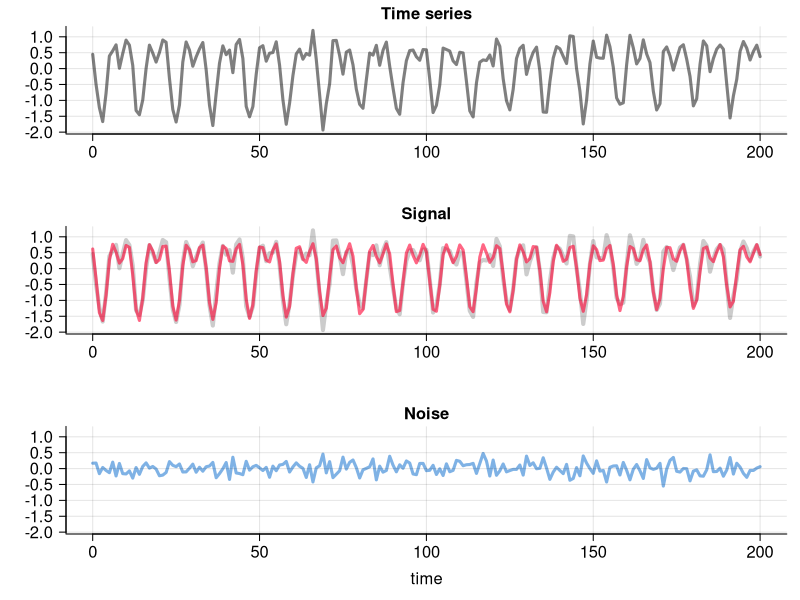
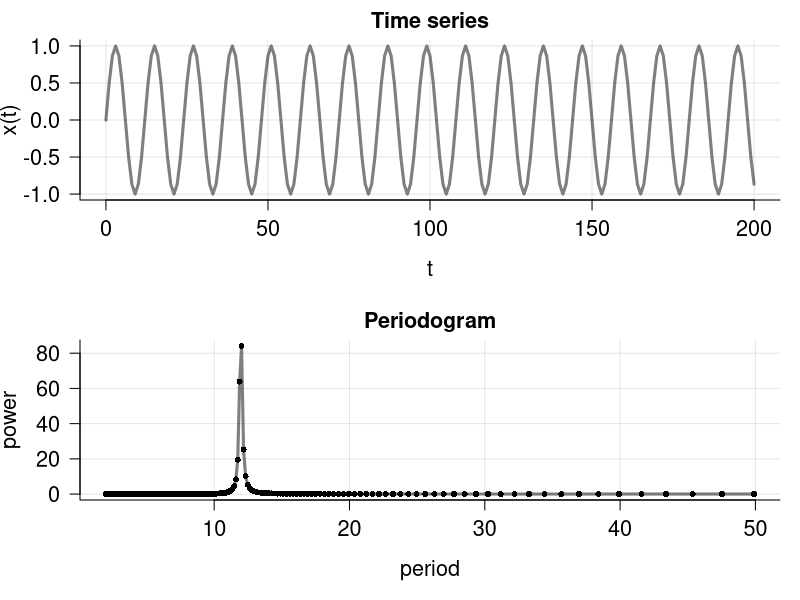
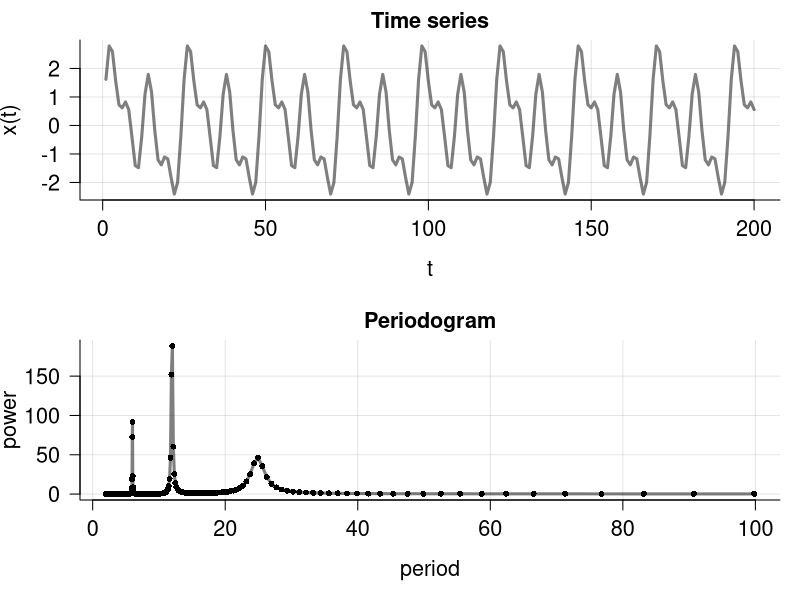
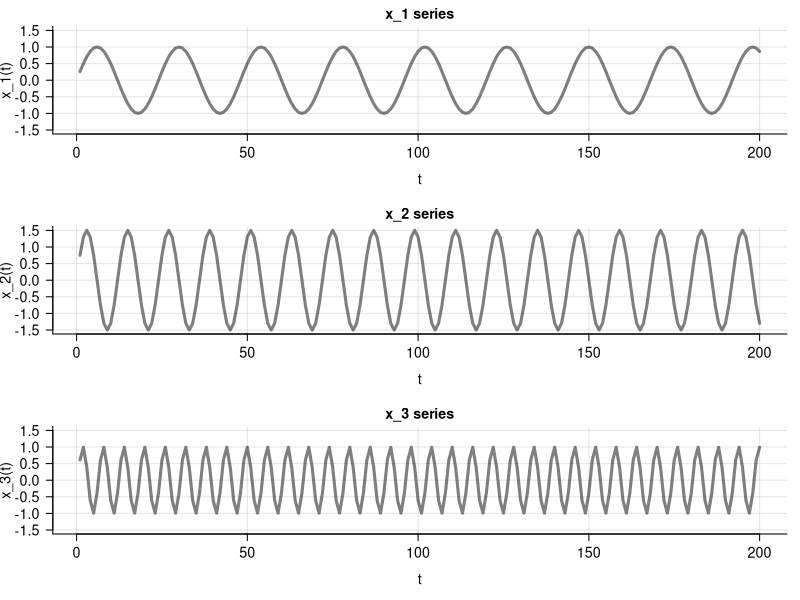

Here is the R script that generated these plots, in order:
# Ecosystem Dynamics and Causality
# Signals and Fourier transformation
# Miles Medina, ECCO Scientific, 2024



# cartoon: time series = signal + noise
rm(list=ls(all=TRUE)) 
  # generate data
    t <- 0:200
    x <- sin( 12*t ) * exp(-0.001*t)
    x <- x + 0.1*rev(x) + x * 1.4*cos( 12*t + 1.5 )
    x <- x - mean(x)
    xn <- x + 0.2*rnorm(length(t))
    xn <- xn - mean(xn)
  
  # plots
    par(mfrow=c(3,1), mar=c(5,5,2,1))
    ylims <- range(c(x,xn))
    
    # time series
    plot( x = t, y = xn, type = 'l', lwd = 3, col = rgb(0,0,0,0.5),
          main = 'Time series', xlab = "", ylab = "", las = 1, bty = "L",
          cex.lab = 1.5, cex.axis = 1.5, cex.main = 1.5, ylim = ylims )
    abline( v = axTicks(1), col = rgb(0,0,0,0.1) )
    abline( h = axTicks(2), col = rgb(0,0,0,0.1) )
    
    # signal
    plot( x = t, y = xn, type = 'l', lwd = 4, col = rgb(0,0,0,0.2),
          main = 'Signal', xlab = "", ylab = "", las = 1, bty = "L",
          cex.lab = 1.5, cex.axis = 1.5, cex.main = 1.5, ylim = ylims )
    lines( x = t, y = x, type = 'l', lwd = 3, col = rgb(1,0,0.2,0.6) )
    abline( v = axTicks(1), col = rgb(0,0,0,0.1) )
    abline( h = axTicks(2), col = rgb(0,0,0,0.1) )
    
    # noise
    plot( x = t, y = (x-xn), type = 'l', lwd = 3, col = rgb(0,0.4,0.8,0.5),
          main = 'Noise', xlab = "time", ylab = "", las = 1, bty = "L",
          cex.lab = 1.5, cex.axis = 1.5, cex.main = 1.5, ylim = ylims )
    abline( v = axTicks(1), col = rgb(0,0,0,0.1) )
    abline( h = axTicks(2), col = rgb(0,0,0,0.1) )



# example 1: Fourier transform with a clean sine wave
rm(list=ls(all=TRUE)) 
  # generate data
    t <- 0:200
    x <- sin( 2*pi*t/12 )
    
  # Fourier transform
    spec <- spectrum( x, method = 'ar', plot = FALSE )
    df <- data.frame( power = spec$spec, period = 1/spec$freq )
    df <- df[ order( df$period ), ]
  
  # plots
    par(mfrow=c(2,1), mar=c(5,4,2,1))
    
    # signal
    plot( x = t, y = x, type = 'l', lwd = 3, col = rgb(0,0,0,0.5),
          main = 'Time series', xlab = "t", ylab = "x(t)", las = 1, bty = "L",
          cex.lab = 1.3, cex.axis = 1.3, cex.main = 1.3 )
    abline( v = axTicks(1), col = rgb(0,0,0,0.1))
    abline( h = axTicks(2), col = rgb(0,0,0,0.1))
    
    # periodogram
    plot( power ~ period, data = df[1:480,],
          type = 'l', lwd = 3, col = rgb(0,0,0,0.5),
          main = 'Periodogram', las = 1, bty = "L",
          cex.lab = 1.3, cex.axis = 1.3, cex.main = 1.3 )
    points( power ~ period, data = df, pch = 16, cex = 0.8 )
    abline( v = axTicks(1), col = rgb(0,0,0,0.1))
    abline( h = axTicks(2), col = rgb(0,0,0,0.1))
    
  # power spectrum
    df[ order(df$power, decreasing = TRUE ), ] |> head()

    
    
# example 2: Fourier transform with a more complex signal
rm(list=ls(all=TRUE)) 
  # generate data
    t <- 1:200
    x_1 <- sin( 2*pi*t/24 )
    x_2 <- sin( 2*pi*t/12 ) * 1.5
    x_3 <- sin( 2*pi*t/6 - pi/8 )
    x <- x_1 + x_2 + x_3
    
  # Fourier transform
    spec <- spectrum( x, method = 'ar', plot = FALSE )
    df <- data.frame( power = spec$spec, period = 1/spec$freq )
    df <- df[ order( df$period ), ]
    
  # ts and pgram plots
    par(mfrow=c(2,1), mar=c(5,4,2,1))
    
    # signal
    plot( x = t, y = x, type = 'l', lwd = 3, col = rgb(0,0,0,0.5),
          main = 'Time series', xlab = "t", ylab = "x(t)", las = 1, bty = "L",
          cex.lab = 1.3, cex.axis = 1.3, cex.main = 1.3 )
    abline( v = axTicks(1), col = rgb(0,0,0,0.1))
    abline( h = axTicks(2), col = rgb(0,0,0,0.1))
    
    # periodogram
    plot( power ~ period, data = df[1:490,],
          type = 'l', lwd = 3, col = rgb(0,0,0,0.5),
          main = 'Periodogram', las = 1, bty = "L",
          cex.lab = 1.3, cex.axis = 1.3, cex.main = 1.3 )
    points( power ~ period, data = df, pch = 16, cex = 0.8 )
    abline( v = axTicks(1), col = rgb(0,0,0,0.1))
    abline( h = axTicks(2), col = rgb(0,0,0,0.1))
    
  # power spectrum
    df[ order(df$power, decreasing = TRUE ), ] |> head(12)
    
  # signal component plots
    par(mfrow=c(3,1), mar=c(5,4,2,1))
    ylims <- range( c(x_1,x_2,x_3) )
    
    # x_1
    plot( x = t, y = x_1, type = 'l', lwd = 3, col = rgb(0,0,0,0.5),
          main = 'x_1 series', xlab = "t", ylab = "x_1(t)", las = 1, bty = "L",
          cex.lab = 1.3, cex.axis = 1.3, cex.main = 1.3, ylim = ylims )
    abline( v = axTicks(1), col = rgb(0,0,0,0.1))
    abline( h = axTicks(2), col = rgb(0,0,0,0.1))
    
    # x_2
    plot( x = t, y = x_2, type = 'l', lwd = 3, col = rgb(0,0,0,0.5),
          main = 'x_2 series', xlab = "t", ylab = "x_2(t)", las = 1, bty = "L",
          cex.lab = 1.3, cex.axis = 1.3, cex.main = 1.3, ylim = ylims )
    abline( v = axTicks(1), col = rgb(0,0,0,0.1))
    abline( h = axTicks(2), col = rgb(0,0,0,0.1))
    
    # x_3
    plot( x = t, y = x_3, type = 'l', lwd = 3, col = rgb(0,0,0,0.5),
          main = 'x_3 series', xlab = "t", ylab = "x_3(t)", las = 1, bty = "L",
          cex.lab = 1.3, cex.axis = 1.3, cex.main = 1.3, ylim = ylims )
    abline( v = axTicks(1), col = rgb(0,0,0,0.1))
    abline( h = axTicks(2), col = rgb(0,0,0,0.1))
    